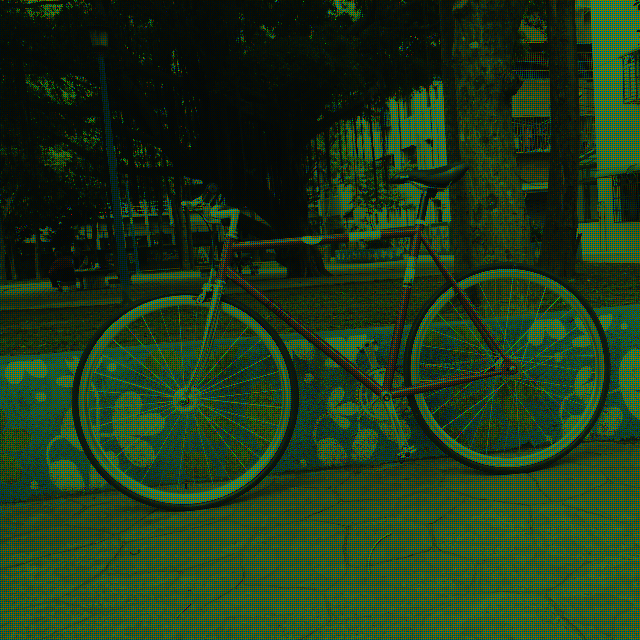
//> input picture imgs/bayer_pattern_img.bmp, 640 x 640 px
$ ./main   (built with g++ and OpenCV 4)
//> lines starting //> are read from the running program, lines starting //| are printed output that depends on the picture
### src/GBTF.hpp

#ifndef GBTF_hpp
#define GBTF_hpp

#include <opencv2/opencv.hpp>
void GBTF_CFAInterpolation(cv::Mat &Bayer,cv::Mat &Dst,int BayerPatternFlag);

#endif /* GBTF_hpp */

### src/GBTF.cpp

#include "GBTF.hpp"
#include <opencv2/opencv.hpp>
#include <fstream>


void to_SingleChannel(cv::Mat &src,cv::Mat &dst)
{
    dst = cv::Mat(src.size(),CV_8UC1,cv::Scalar(0));
    for(int i=0;i<src.rows;++i)
    {
        uchar *sptr = src.ptr<uchar>(i);
        uchar *dptr = dst.ptr<uchar>(i);
        for(int j=0;j<src.cols;++j)
        {
            int baseJ = j*3;
            dptr[j] = sptr[baseJ] + sptr[baseJ+1] + sptr[baseJ+2];
        }
    }
}

void CalHVcolordiff(cv::Mat &src1ch,cv::Mat &HCDMap,cv::Mat &VCDMap)
{
    float vhkenel[5] = {-0.25,0.5,0.5,0.5,-0.25};

    cv::Mat HK(1,5,CV_32F,vhkenel);
    cv::Mat VK(5,1,CV_32F,vhkenel);
    src1ch.convertTo(src1ch, CV_32F);
    HCDMap = cv::Mat(src1ch.size(),CV_32F);
    VCDMap = cv::Mat(src1ch.size(),CV_32F);

    cv::filter2D(src1ch, HCDMap, -1, HK);
    cv::filter2D(src1ch, VCDMap, -1, VK);

    float tempArr[2][2] = {{1,-1},{-1,1}};
    cv::Mat tempMat(2,2,CV_32F,tempArr);
    cv::copyMakeBorder(tempMat, tempMat, 0, src1ch.rows-2, 0, src1ch.cols-2, cv::BORDER_REFLECT_101);

    src1ch = src1ch.mul(tempMat);
    tempMat *= -1;
    HCDMap = HCDMap.mul(tempMat);
    VCDMap = VCDMap.mul(tempMat);

    cv::add(HCDMap,src1ch,HCDMap);
    cv::add(VCDMap,src1ch,VCDMap);
}

void CalHVcolordiffGrad(cv::Mat &HCDMap,cv::Mat &VCDMap,cv::Mat &HGradientMap, cv::Mat &VGradientMap)
{
    float vhkenel2[3] = {-1,0,1};
    cv::Mat HK(1,3,CV_32F,vhkenel2);
    cv::Mat VK(3,1,CV_32F,vhkenel2);

    cv::filter2D(HCDMap, HGradientMap, -1, HK);
    cv::filter2D(VCDMap, VGradientMap, -1, VK);
    HGradientMap = cv::abs(HGradientMap);
    VGradientMap = cv::abs(VGradientMap);
}

void CalWeightingTable(std::vector<float> &WeightTable,cv::Mat &HGradientMap, cv::Mat &VGradientMap)
{
    int i,j,k;
    int NSEW[4][2] = { {-4,-2}, {0,-2} , {-2,-4}, {-2,0} };
    for (i = 5, k = 0; i < HGradientMap.rows - 5; ++i)
    {
        j = i%2? 6 : 5;
        for (; j < HGradientMap.cols - 5; j+=2)
        {
            //R & B pixel location
            for(int dir=0;dir<4;++dir,++k)
            {
                for(int a=i+NSEW[dir][0] ; a<=i+NSEW[dir][0]+4 ; ++a)
                {
                    float *VGMPtr = VGradientMap.ptr<float>(a);
                    float *HGMPtr = HGradientMap.ptr<float>(a);
                    for(int b=j+NSEW[dir][1]; b<=j+NSEW[dir][1]+4 ;++b)
                    {
                        if(dir<2) { WeightTable[k] += VGMPtr[b]; }
                        else { WeightTable[k] += HGMPtr[b]; }
                    }
                }
                if(WeightTable[k]) { WeightTable[k] = 1.0 / (WeightTable[k]*WeightTable[k]); }
            }
        }
    }
}

void PrbMat(cv::Mat &Prb)
{
    std::fstream infile("./Prb.csv", std::ios::in);
    if (!infile)
    {
        std::cerr << "Open the file error" << std::endl;
        exit(EXIT_FAILURE);
    }
    std::string line;
    int i = 0, j = 0;
    while (getline(infile, line))
    {
        float *PrbP = Prb.ptr<float>(i++);
        j = 0;
        std::istringstream templine(line);
        std::string data;
        while (getline(templine, data, ',')) { PrbP[j++] = atof(data.c_str()); }
    }
    infile.close();
}

void GBTF_CFAInterpolation(cv::Mat &Bayer,cv::Mat &Dst,int BayerPatternFlag = 0)
{
    cv::Mat Src = Bayer.clone();
    if (BayerPatternFlag == 1) { cv::copyMakeBorder(Src, Src, 0, 0, 1, 1, cv::BORDER_REFLECT_101); }
    else if (BayerPatternFlag == 2) { cv::copyMakeBorder(Src, Src, 1, 1, 1, 1, cv::BORDER_REFLECT_101); }
    else if (BayerPatternFlag == 3) { cv::copyMakeBorder(Src, Src, 1, 1, 0, 0, cv::BORDER_REFLECT_101); }
    else if (BayerPatternFlag)
    {
        std::cerr << "Please select the right Bayer Pattern ,  default(0) ->GRBG , 1->RGGB , 2->GBRG , 3->BGGR" << std::endl;
        return;
    }

    Dst = Src.clone();
    cv::Mat src1ch;
    to_SingleChannel(Src, src1ch);
    int i,j,k;
    int channels = 3;
    int width = Src.cols, height = Src.rows;


    //Calculate Horizontal and vertical color difference maps
    cv::Mat HCDMap,VCDMap;
    CalHVcolordiff(src1ch, HCDMap, VCDMap);

    //Calculate Horizontal and vertical color difference gradients
    cv::copyMakeBorder(HCDMap, HCDMap, 5, 5, 5, 5, cv::BORDER_CONSTANT, cv::Scalar(0));
    cv::copyMakeBorder(VCDMap, VCDMap, 5, 5, 5, 5, cv::BORDER_CONSTANT, cv::Scalar(0));

    cv::Mat HGradientMap,VGradientMap;
    CalHVcolordiffGrad(HCDMap, VCDMap, HGradientMap, VGradientMap);

    //weight table calculation
    int WeightTableSize = height*(int)(width / 2);
    std::vector<float> WeightTable(WeightTableSize * 4);
    CalWeightingTable(WeightTable, HGradientMap, VGradientMap);

    //Target Pixel Gradient Map
    cv::Mat TPdiff(height, width, CV_32FC1, cv::Scalar(0));

    //Interpolate green value at blue and red pixel location
    for(i=5, k=0; i<HCDMap.rows-5;++i)
    {
        j = i%2? 6 : 5;
        float *TPPtr = TPdiff.ptr<float>(i-5);
        uchar *DstPtr = Dst.ptr<uchar>(i-5);
        for(;j<HCDMap.cols-5; j+=2, k+=4 )
        {
            float N = WeightTable[k], S = WeightTable[k+1], E = WeightTable[k+2] , W = WeightTable[k+3] ;
            float totalWeight = N+S+E+W;
            if(!totalWeight) { TPPtr[j-5] = 0; }
            else
            {
                float NSKernel[9][9] = { 0 };
                NSKernel[4][4] = (N+S)*0.2;
                NSKernel[0][4] = NSKernel[1][4] = NSKernel[2][4] = NSKernel[3][4] = 0.2*N;
                NSKernel[5][4] = NSKernel[6][4] = NSKernel[7][4] = NSKernel[8][4] = 0.2*S;

                float WEKernel[9][9] = { 0 };
                WEKernel[4][4] = (W+E)*0.2;
                WEKernel[4][0] = WEKernel[4][1] = WEKernel[4][2] = WEKernel[4][3] = E*0.2;
                WEKernel[4][5] = WEKernel[4][6] = WEKernel[4][7] = WEKernel[4][8] = W*0.2;

                cv::Mat Vroi = VCDMap(cv::Rect(j-4,i-4,9,9));
                cv::Mat Hroi = HCDMap(cv::Rect(j-4,i-4,9,9));

                for(int idx=0;idx<9;++idx)
                {
                    TPPtr[j-5] += WEKernel[4][idx] * Hroi.at<float>(4,idx) + NSKernel[idx][4] * Vroi.at<float>(idx,4);
                }
                TPPtr[j-5] /= totalWeight;
            }
            DstPtr[(j-5)*channels+1]= cv::saturate_cast<uchar>(DstPtr[(j-5)*channels+i%2+!(j%2)] + TPPtr[j-5]);
        }
    }

    // Prb.csv reading
    cv::Mat Prb(7, 7, CV_32FC1, cv::Scalar(0));
    PrbMat(Prb);

    cv::copyMakeBorder(TPdiff, TPdiff, 3, 3, 3, 3, cv::BORDER_CONSTANT, cv::Scalar(0));

    //Interpolate R,B channel in blue and red pixel locations
    for(i=3;i<TPdiff.rows-3;++i)
    {
        j = i%2?4:3;
        uchar *DPtr = Dst.ptr<uchar>(i-3);
        for(;j<TPdiff.cols-3;j+=2)
        {
            float sum = 0;
            cv::Mat TProi = TPdiff(cv::Rect(j-3,i-3,7,7));

            for(int x=0;x<7;x+=2)
            {
                float *PrbPtr = Prb.ptr<float>(x);
                float *TProiPtr = TProi.ptr<float>(x);
                for(int y=0;y<7;y+=2) { sum += PrbPtr[y]* TProiPtr[y]; }
            }
            DPtr[(j-3)*channels + !(i%2)+j%2 ] = cv::saturate_cast<uchar>(DPtr[(j-3)*channels + 1 ] - sum);
        }
    }


    //Interpolate R,B channel on G pixel
    int NSEW[4][2] = { {-1,0} , {1,0}, {0,-1}, {0,1} };
    for(i=0;i<height;++i)
    {
        uchar *DstPtr = Dst.ptr<uchar>(i);
        j = i%2?1:0;
        for(;j<width;j+=2)
        {
            uchar G = DstPtr[j*channels+1];
            float GBdiff=0,GRdiff=0;
            for(int dir = 0; dir<4;++dir)
            {
                int x = i+NSEW[dir][0];
                int y = j+NSEW[dir][1];
                if(x>=0 && x<height && y>=0 && y<width)
                {
                    GBdiff += Dst.at<cv::Vec3b>(x,y)[1] - Dst.at<cv::Vec3b>(x,y)[0];
                    GRdiff += Dst.at<cv::Vec3b>(x,y)[1] - Dst.at<cv::Vec3b>(x,y)[2];
                }
            }
            DstPtr[j*channels+2] = cv::saturate_cast<uchar>(G - GRdiff/4);
            DstPtr[j*channels] = cv::saturate_cast<uchar>(G-GBdiff/4);
        }
    }

    if (BayerPatternFlag == 1){ Dst = Dst(cv::Rect(1, 0, width - 2, height));   }
    else if (BayerPatternFlag == 2) {   Dst = Dst(cv::Rect(1, 1, width - 2, height - 2)); }
    else if (BayerPatternFlag == 3) {   Dst = Dst(cv::Rect(0, 1, width, height - 2)); }
}

### src/main.cpp
#include <iostream>
#include <opencv2/opencv.hpp>
/****************************************************/
#include "GBTF.hpp"
using namespace std;

int main(int argc, const char * argv[]) {

    cv::Mat img = cv::imread("./imgs/bayer_pattern_img.bmp",cv::IMREAD_COLOR);
//> img is the input picture: 640 rows x 640 cols, CV_8UC3; mean B, G, R 26.2, 56.8, 30.5
    cv::Mat dst;

    GBTF_CFAInterpolation(img, dst, 0);
//> after the loop in to_SingleChannel, `for(int i=0;i<src.rows;++i)`:
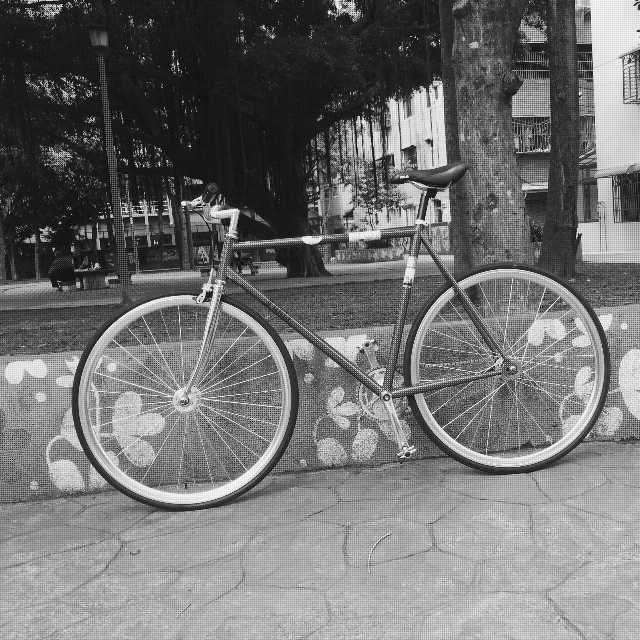
//> dst: 640 rows x 640 cols, CV_8UC1; min 0, max 252, mean 113.6
//> in CalHVcolordiff, `cv::filter2D(src1ch, HCDMap, -1, HK);`:
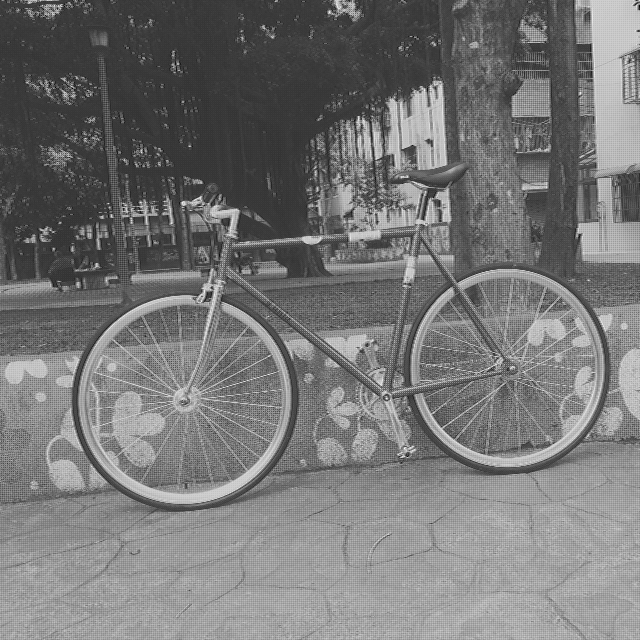
//> HCDMap: 640 rows x 640 cols, CV_32FC1; min -58.25, max 311, mean 113.5; drawn with min black and max white
//> in CalHVcolordiff, `src1ch = src1ch.mul(tempMat);`:
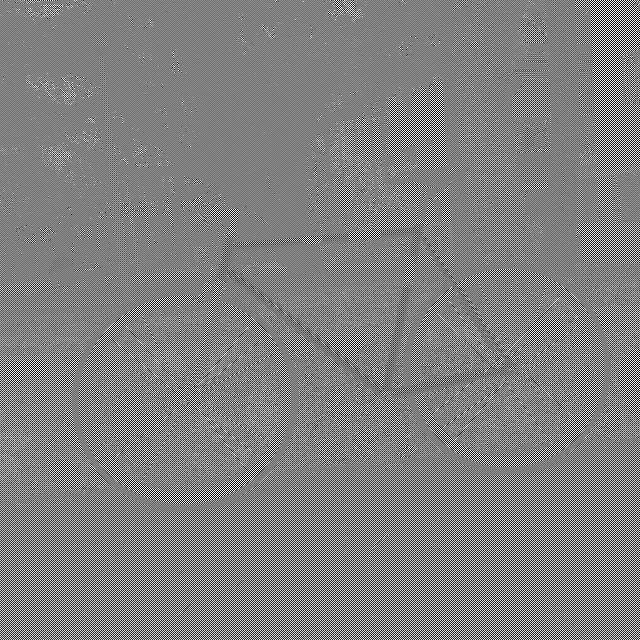
//> src1ch: 640 rows x 640 cols, CV_32FC1; min -252, max 248, mean 0; drawn with min black and max white
//> in GBTF_CFAInterpolation, `cv::copyMakeBorder(VCDMap, VCDMap, 5, 5, 5, 5, cv::BORDER_CONSTANT, cv..`:
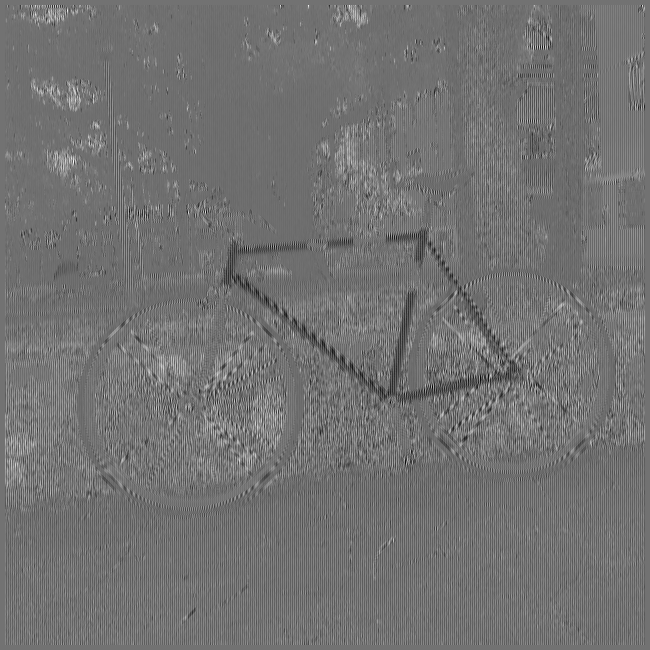
//> VCDMap: 650 rows x 650 cols, CV_32FC1; min -151.5, max 185.8, mean 0; drawn with min black and max white
//> in CalHVcolordiffGrad, `HGradientMap = cv::abs(HGradientMap);`:
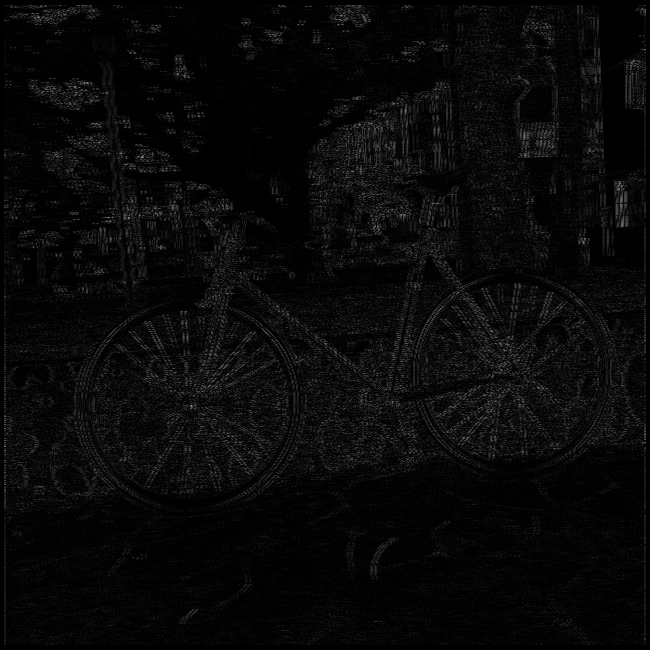
//> HGradientMap: 650 rows x 650 cols, CV_32FC1; min 0, max 159, mean 9.1
//> in CalHVcolordiffGrad, `VGradientMap = cv::abs(VGradientMap);`:
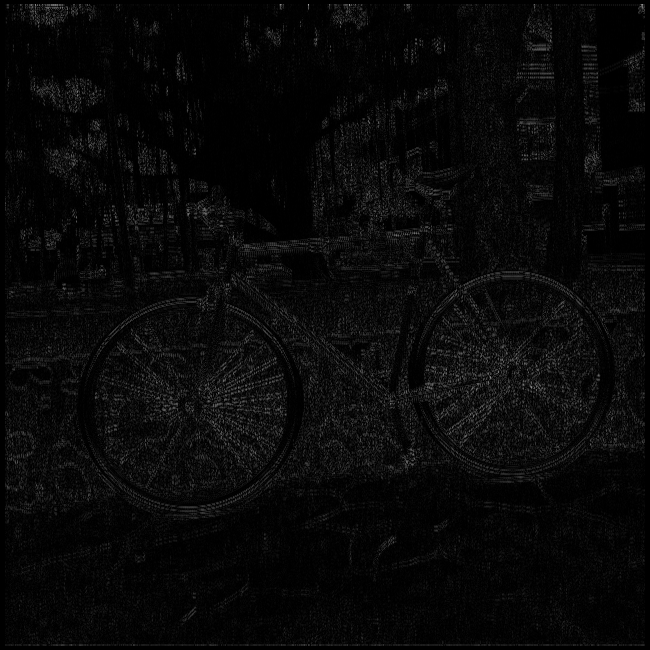
//> VGradientMap: 650 rows x 650 cols, CV_32FC1; min 0, max 164.5, mean 8.9
//> the loop in CalWeightingTable, `for (i = 5, k = 0; i < HGradientMap.rows - 5; ++i)` made 640 passes
//> (j, k) on passes 1 to 3: (646, 1280), (645, 2560), (646, 3840)
//> after the loop in CalWeightingTable, `for (i = 5, k = 0; i < HGradientMap.rows - 5; ++i)`: j = 645; WeightTable = 819200 items
//> the loop in GBTF_CFAInterpolation, `for(i=5, k=0; i<HCDMap.rows-5;++i)` made 640 passes
//> after the loop in GBTF_CFAInterpolation, `for(i=5, k=0; i<HCDMap.rows-5;++i)`:
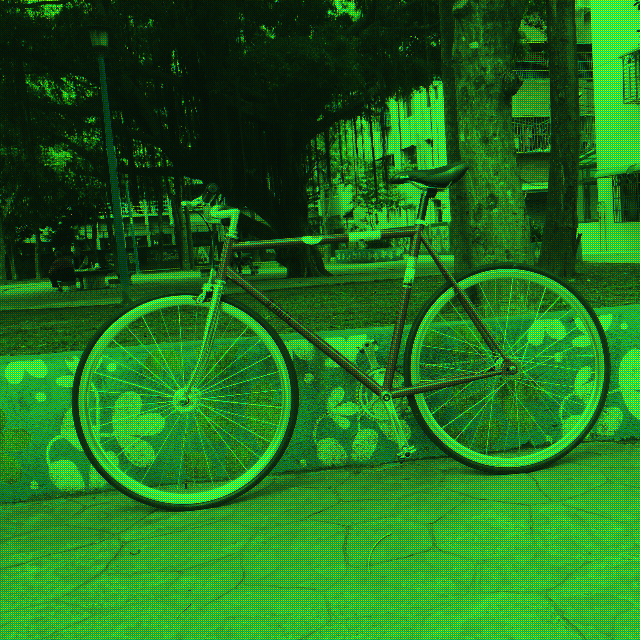
//> Dst: 640 rows x 640 cols, CV_8UC3; mean B, G, R 26.2, 113.5, 30.5
//> after the loop in GBTF_CFAInterpolation, `for(i=5, k=0; i<HCDMap.rows-5;++i)`: j = 645
//> (the run ends here: a file the program needs is not available, at `exit(EXIT_FAILURE);`)
